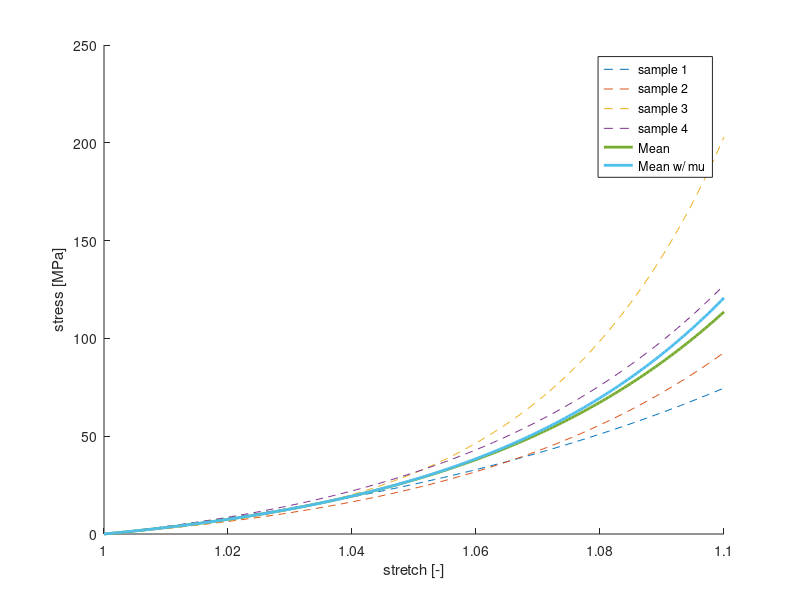

The MATLAB source for this figure:
clear
close all
clc


f_sigma = @(mu,alpha,k,lambda)  mu*(lambda.^2 - 1./lambda) + k/(2*alpha) *(exp(alpha*(lambda.^2-1))-1).*lambda.^2;

lambda = linspace(1,1.1,200);


mu = 0;
k = 356.42;
alpha = 4.419;
sigma(1,:) = f_sigma(mu,alpha,k,lambda);

k = 255.61;
alpha = 8.704;
sigma(2,:) = f_sigma(mu,alpha,k,lambda);

k = 236.41;
alpha = 14.684;
sigma(3,:) = f_sigma(mu,alpha,k,lambda);

k = 339.14;
alpha = 8.950;
sigma(4,:) = f_sigma(mu,alpha,k,lambda);

k = 295.7;
alpha = 9.123;
sigma(5,:) = f_sigma(mu,alpha,k,lambda);

mu = 14.449;
k = 254.02;
alpha = 10.397;
sigma(6,:) = f_sigma(mu,alpha,k,lambda);

% nu = 0.4; % Poisson ratio
% sigma(7,:) = sigma(6,:).*lambda.^(-nu*2);

legNames = {'sample 1','sample 2','sample 3','sample 4','Mean','Mean w/ mu'};
figure
hold on
plot(lambda,sigma(1:4,:),'--')
plot(lambda,sigma(5:end,:),'-','LineWidth',2)
xlabel('stretch [-]')
ylabel('stress [MPa]')

legend(legNames,'Location','best')
